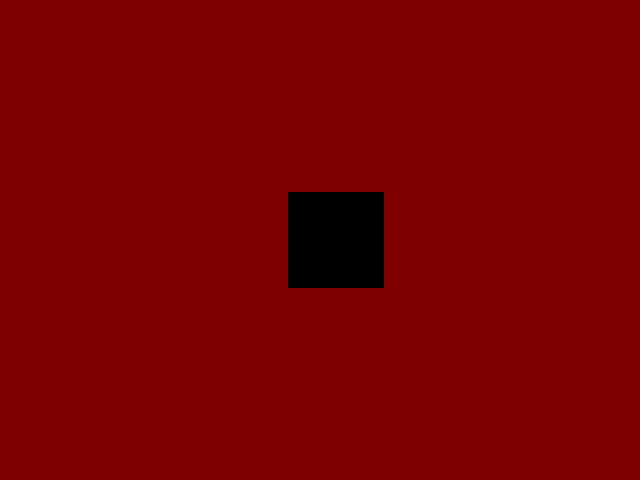

This game map was drawn from its Tiled (.tmx) file and the tilesets committed beside it. A one-line description and the full map source follow:
An orthogonal 20x15 tile map with 32x32 px tiles, 4 tile layers (background, fringe, foreground, collision) and 1 object.

<map version="1.0" orientation="orthogonal" width="20" height="15" tilewidth="32" tileheight="32">
 <properties>
  <property name="landscape" value="credits.png" />
  <property name="music" value="xeon5.ogg" />
 </properties>
 <tileset firstgid="1" name="Tileset" tilewidth="32" tileheight="32">
  <image source="../images/tileset.png" width="512" height="2048" />
 </tileset>
 <layer name="background" width="20" height="15">
  <data encoding="csv">
0,0,0,0,0,0,0,0,0,0,0,0,0,0,0,0,0,0,0,0,
0,0,0,0,0,0,0,0,0,0,0,0,0,0,0,0,0,0,0,0,
0,0,0,0,0,0,0,0,0,0,0,0,0,0,0,0,0,0,0,0,
0,0,0,0,0,0,0,0,0,0,0,0,0,0,0,0,0,0,0,0,
0,0,0,0,0,0,0,0,0,0,0,0,0,0,0,0,0,0,0,0,
0,0,0,0,0,0,0,0,0,0,0,0,0,0,0,0,0,0,0,0,
0,0,0,0,0,0,0,0,0,0,0,0,0,0,0,0,0,0,0,0,
0,0,0,0,0,0,0,0,0,0,0,0,0,0,0,0,0,0,0,0,
0,0,0,0,0,0,0,0,0,0,0,0,0,0,0,0,0,0,0,0,
0,0,0,0,0,0,0,0,0,0,0,0,0,0,0,0,0,0,0,0,
0,0,0,0,0,0,0,0,0,0,0,0,0,0,0,0,0,0,0,0,
0,0,0,0,0,0,0,0,0,0,0,0,0,0,0,0,0,0,0,0,
0,0,0,0,0,0,0,0,0,0,0,0,0,0,0,0,0,0,0,0,
0,0,0,0,0,0,0,0,0,0,0,0,0,0,0,0,0,0,0,0,
0,0,0,0,0,0,0,0,0,0,0,0,0,0,0,0,0,0,0,0
</data>
 </layer>
 <layer name="fringe" width="20" height="15">
  <data encoding="csv">
0,0,0,0,0,0,0,0,0,0,0,0,0,0,0,0,0,0,0,0,
0,0,0,0,0,0,0,0,0,0,0,0,0,0,0,0,0,0,0,0,
0,0,0,0,0,0,0,0,0,0,0,0,0,0,0,0,0,0,0,0,
0,0,0,0,0,0,0,0,0,0,0,0,0,0,0,0,0,0,0,0,
0,0,0,0,0,0,0,0,0,0,0,0,0,0,0,0,0,0,0,0,
0,0,0,0,0,0,0,0,0,0,0,0,0,0,0,0,0,0,0,0,
0,0,0,0,0,0,0,0,0,0,0,0,0,0,0,0,0,0,0,0,
0,0,0,0,0,0,0,0,0,0,0,0,0,0,0,0,0,0,0,0,
0,0,0,0,0,0,0,0,0,0,0,0,0,0,0,0,0,0,0,0,
0,0,0,0,0,0,0,0,0,0,0,0,0,0,0,0,0,0,0,0,
0,0,0,0,0,0,0,0,0,0,0,0,0,0,0,0,0,0,0,0,
0,0,0,0,0,0,0,0,0,0,0,0,0,0,0,0,0,0,0,0,
0,0,0,0,0,0,0,0,0,0,0,0,0,0,0,0,0,0,0,0,
0,0,0,0,0,0,0,0,0,0,0,0,0,0,0,0,0,0,0,0,
0,0,0,0,0,0,0,0,0,0,0,0,0,0,0,0,0,0,0,0
</data>
 </layer>
 <layer name="foreground" width="20" height="15">
  <data encoding="csv">
0,0,0,0,0,0,0,0,0,0,0,0,0,0,0,0,0,0,0,0,
0,0,0,0,0,0,0,0,0,0,0,0,0,0,0,0,0,0,0,0,
0,0,0,0,0,0,0,0,0,0,0,0,0,0,0,0,0,0,0,0,
0,0,0,0,0,0,0,0,0,0,0,0,0,0,0,0,0,0,0,0,
0,0,0,0,0,0,0,0,0,0,0,0,0,0,0,0,0,0,0,0,
0,0,0,0,0,0,0,0,0,0,0,0,0,0,0,0,0,0,0,0,
0,0,0,0,0,0,0,0,0,0,0,0,0,0,0,0,0,0,0,0,
0,0,0,0,0,0,0,0,0,0,0,0,0,0,0,0,0,0,0,0,
0,0,0,0,0,0,0,0,0,0,0,0,0,0,0,0,0,0,0,0,
0,0,0,0,0,0,0,0,0,0,0,0,0,0,0,0,0,0,0,0,
0,0,0,0,0,0,0,0,0,0,0,0,0,0,0,0,0,0,0,0,
0,0,0,0,0,0,0,0,0,0,0,0,0,0,0,0,0,0,0,0,
0,0,0,0,0,0,0,0,0,0,0,0,0,0,0,0,0,0,0,0,
0,0,0,0,0,0,0,0,0,0,0,0,0,0,0,0,0,0,0,0,
0,0,0,0,0,0,0,0,0,0,0,0,0,0,0,0,0,0,0,0
</data>
 </layer>
 <layer name="collision" width="20" height="15">
  <data encoding="csv">
1,1,1,1,1,1,1,1,1,1,1,1,1,1,1,1,1,1,1,1,
1,1,1,1,1,1,1,1,1,1,1,1,1,1,1,1,1,1,1,1,
1,1,1,1,1,1,1,1,1,1,1,1,1,1,1,1,1,1,1,1,
1,1,1,1,1,1,1,1,1,1,1,1,1,1,1,1,1,1,1,1,
1,1,1,1,1,1,1,1,1,1,1,1,1,1,1,1,1,1,1,1,
1,1,1,1,1,1,1,1,1,1,1,1,1,1,1,1,1,1,1,1,
1,1,1,1,1,1,1,1,1,0,0,0,1,1,1,1,1,1,1,1,
1,1,1,1,1,1,1,1,1,0,0,0,1,1,1,1,1,1,1,1,
1,1,1,1,1,1,1,1,1,0,0,0,1,1,1,1,1,1,1,1,
1,1,1,1,1,1,1,1,1,1,1,1,1,1,1,1,1,1,1,1,
1,1,1,1,1,1,1,1,1,1,1,1,1,1,1,1,1,1,1,1,
1,1,1,1,1,1,1,1,1,1,1,1,1,1,1,1,1,1,1,1,
1,1,1,1,1,1,1,1,1,1,1,1,1,1,1,1,1,1,1,1,
1,1,1,1,1,1,1,1,1,1,1,1,1,1,1,1,1,1,1,1,
1,1,1,1,1,1,1,1,1,1,1,1,1,1,1,1,1,1,1,1
</data>
 </layer>
 <objectgroup name="spawn" width="20" height="15">
  <properties>
   <property name="type" value="start" />
  </properties>
  <object x="335" y="238" />
 </objectgroup>
</map>
